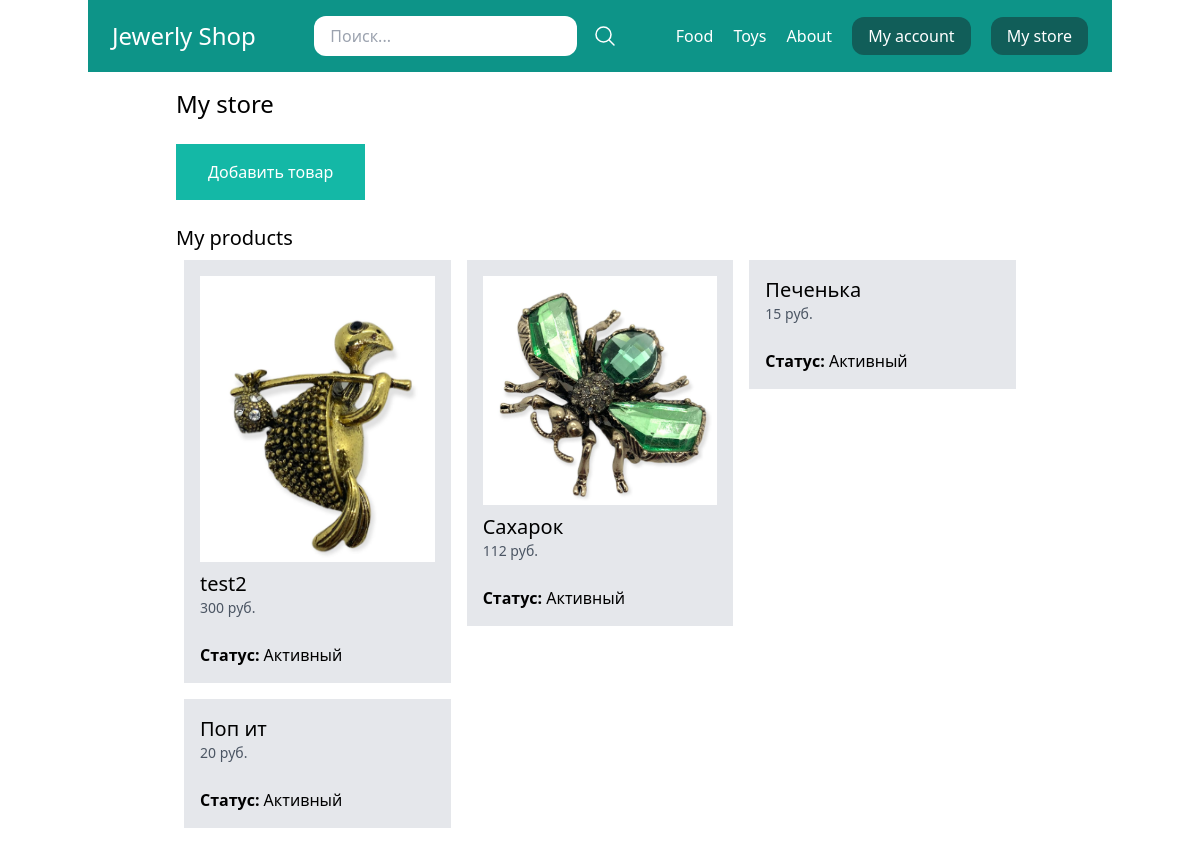
/my-store/ (signed in), run on the app's committed database.
### store/models.py (models this page shows, shortened)
class Category(models.Model):
    title = models.CharField(max_length=50, verbose_name='Название')
    slug = models.SlugField(max_length=50, verbose_name='Слаг')
    class Meta:
        verbose_name = 'Категория(ю)'
        verbose_name_plural = 'Категории'

class Product(models.Model):
    DRAFT = 'Черновик'
    WAITING_APPROVAL = 'Ожидает подтверждения'
    ACTIVE = 'Активный'
    DELETED = 'Удалён'
    STATUS_CHOICES = (
        (DRAFT, 'Черновик'),
        (WAITING_APPROVAL, 'Ожидает подтверждения'),
        (ACTIVE, 'Активный'),
        (DELETED, 'Удалён'),
    )
    user = models.ForeignKey(
        User, related_name='products', on_delete=models.CASCADE, verbose_name='Пользователь')
    category = models.ForeignKey(
        Category, related_name='products', on_delete=models.CASCADE, verbose_name='Категория')
    title = models.CharField(max_length=50, verbose_name='Название')
    slug = models.SlugField(max_length=50, verbose_name='Слаг')
    description = models.TextField(blank=True, verbose_name='Описание')
    price = models.IntegerField()
    created_at = models.DateTimeField(auto_now_add=True)
    updated_at = models.DateTimeField(auto_now=True)
    image = models.ImageField(upload_to='uploads/product_images/', blank=True, null=True)
    status = models.CharField(
        max_length=50, verbose_name='Статус', choices=STATUS_CHOICES, default=ACTIVE)
    class Meta:
        verbose_name = 'Товар'
        verbose_name_plural = 'Товары'
        ordering = ('-created_at',)
    def get_display_price(self):
        return self.price

### userprofile/views.py (the view)
# urls.py: path('my-store/', views.my_store, name='my_store'),
@login_required
def my_store(request):
    products = request.user.products.exclude(status=Product.DELETED)
    return render(request, 'userprofile/my_store.html', {
        'products': products
    })

### store/templatetags/menu.py (called while the page is built)
@register.inclusion_tag('core/menu.html')
def menu():
    categories = Category.objects.all()
    return {'categories': categories}

### userprofile/templates/userprofile/my_store.html (shortened to what this page needs)
{% extends 'core/base.html' %}
{% block content %}
<h1 class="text-2xl"> My store </h1>
<a href="{% url 'add_product' %}" class="mt-6 inline-block py-4 px-8 bg-teal-500 text-white">Добавить товар</a>
<h2 class="mt-6 text-xl">My products</h2>
{% if products %}
<div class="flex flex-wrap">
    {% for product in products %}
       <div class="product w-1/3 p-2">
           <div class="p-4 bg-gray-200">
               <a href="{% url 'edit_product' product.id %}">
                   {% if product.image %}
                   <div class="image mb-2">
                       <img src="{{ product.image.url }}" alt="Image of {{ product.title }}">
                   </div>
                   {% endif %}
                   <h2 class="text-xl">{{ product.title }}</h2>
                   <p class="text-sm text-gray-600">
                       {{ product.get_display_price }} руб.
                   </p>
                   <hr class='my-3'>
                   <p><strong>Статус: </strong>{{ product.get_status_display }}</p>
               </a>
           </div>
       </div>
   {% endfor %}
   </div>
{% else %}
<p class="mt-4 py-4 px-8 bg-gray-200">Здесь еще нет не одного товара...</p>
{% endif %}
{% endblock %}

### core/templates/core/menu.html (shortened to what this page needs)
{% for category in categories %}
<a href="{% url 'category_detail' category.slug %}" class="text-white">{{ category.title }}</a>
{% endfor %}
<a href="{% url 'about' %}" class="text-white">About</a>

### data on the page
Category: title "Food"
Category: title "Toys"
Product: image (picture), title "test2", get_display_price "300", status "Активный"
Product: image (picture), title "Сахарок", get_display_price "112", status "Активный"
Product: title "Печенька", get_display_price "15", status "Активный"
Product: title "Поп ит", get_display_price "20", status "Активный"
